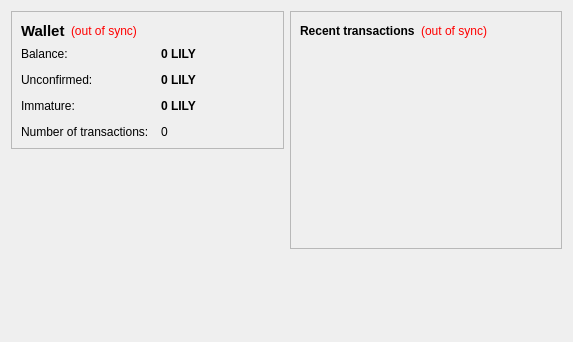
<?xml version="1.0" encoding="UTF-8"?>
<ui version="4.0">
 <class>OverviewPage</class>
 <widget class="QWidget" name="OverviewPage">
  <property name="geometry">
   <rect>
    <x>0</x>
    <y>0</y>
    <width>573</width>
    <height>342</height>
   </rect>
  </property>
  <property name="windowTitle">
   <string>Form</string>
  </property>
  <layout class="QHBoxLayout" name="horizontalLayout" stretch="1,1">
   <item>
    <layout class="QVBoxLayout" name="verticalLayout_2">
     <item>
      <widget class="QFrame" name="frame">
       <property name="frameShape">
        <enum>QFrame::StyledPanel</enum>
       </property>
       <property name="frameShadow">
        <enum>QFrame::Raised</enum>
       </property>
       <layout class="QVBoxLayout" name="verticalLayout_4">
        <item>
         <layout class="QHBoxLayout" name="horizontalLayout_4">
          <item>
           <widget class="QLabel" name="label_5">
            <property name="font">
             <font>
              <pointsize>11</pointsize>
              <weight>75</weight>
              <bold>true</bold>
             </font>
            </property>
            <property name="text">
             <string>Wallet</string>
            </property>
           </widget>
          </item>
          <item>
           <widget class="QLabel" name="labelWalletStatus">
            <property name="toolTip">
             <string>The displayed information may be out of date. Your wallet automatically synchronizes with the lilycoin network after a connection is established, but this process has not completed yet.</string>
            </property>
            <property name="styleSheet">
             <string notr="true">QLabel { color: red; }</string>
            </property>
            <property name="text">
             <string notr="true">(out of sync)</string>
            </property>
            <property name="alignment">
             <set>Qt::AlignLeading|Qt::AlignLeft|Qt::AlignVCenter</set>
            </property>
           </widget>
          </item>
          <item>
           <spacer name="horizontalSpacer_2">
            <property name="orientation">
             <enum>Qt::Horizontal</enum>
            </property>
            <property name="sizeHint" stdset="0">
             <size>
              <width>40</width>
              <height>20</height>
             </size>
            </property>
           </spacer>
          </item>
         </layout>
        </item>
        <item>
         <layout class="QFormLayout" name="formLayout_2">
          <property name="fieldGrowthPolicy">
           <enum>QFormLayout::AllNonFixedFieldsGrow</enum>
          </property>
          <property name="horizontalSpacing">
           <number>12</number>
          </property>
          <property name="verticalSpacing">
           <number>12</number>
          </property>
          <item row="0" column="0">
           <widget class="QLabel" name="label">
            <property name="text">
             <string>Balance:</string>
            </property>
           </widget>
          </item>
          <item row="0" column="1">
           <widget class="QLabel" name="labelBalance">
            <property name="font">
             <font>
              <weight>75</weight>
              <bold>true</bold>
             </font>
            </property>
            <property name="cursor">
             <cursorShape>IBeamCursor</cursorShape>
            </property>
            <property name="toolTip">
             <string>Your current balance</string>
            </property>
            <property name="text">
             <string notr="true">0 LILY</string>
            </property>
            <property name="textInteractionFlags">
             <set>Qt::LinksAccessibleByMouse|Qt::TextSelectableByKeyboard|Qt::TextSelectableByMouse</set>
            </property>
           </widget>
          </item>
          <item row="1" column="0">
           <widget class="QLabel" name="label_3">
            <property name="text">
             <string>Unconfirmed:</string>
            </property>
           </widget>
          </item>
          <item row="1" column="1">
           <widget class="QLabel" name="labelUnconfirmed">
            <property name="font">
             <font>
              <weight>75</weight>
              <bold>true</bold>
             </font>
            </property>
            <property name="cursor">
             <cursorShape>IBeamCursor</cursorShape>
            </property>
            <property name="toolTip">
             <string>Total of transactions that have yet to be confirmed, and do not yet count toward the current balance</string>
            </property>
            <property name="text">
             <string notr="true">0 LILY</string>
            </property>
            <property name="textInteractionFlags">
             <set>Qt::LinksAccessibleByMouse|Qt::TextSelectableByKeyboard|Qt::TextSelectableByMouse</set>
            </property>
           </widget>
          </item>
          <item row="3" column="0">
           <widget class="QLabel" name="label_2">
            <property name="text">
             <string>Number of transactions:</string>
            </property>
           </widget>
          </item>
          <item row="3" column="1">
           <widget class="QLabel" name="labelNumTransactions">
            <property name="toolTip">
             <string>Total number of transactions in wallet</string>
            </property>
            <property name="text">
             <string notr="true">0</string>
            </property>
           </widget>
          </item>
          <item row="2" column="0">
           <widget class="QLabel" name="labelImmatureText">
            <property name="text">
             <string>Immature:</string>
            </property>
           </widget>
          </item>
          <item row="2" column="1">
           <widget class="QLabel" name="labelImmature">
            <property name="font">
             <font>
              <weight>75</weight>
              <bold>true</bold>
             </font>
            </property>
            <property name="toolTip">
             <string>Mined balance that has not yet matured</string>
            </property>
            <property name="text">
             <string notr="true">0 LILY</string>
            </property>
            <property name="textInteractionFlags">
             <set>Qt::LinksAccessibleByMouse|Qt::TextSelectableByKeyboard|Qt::TextSelectableByMouse</set>
            </property>
           </widget>
          </item>
         </layout>
        </item>
       </layout>
      </widget>
     </item>
     <item>
      <spacer name="verticalSpacer">
       <property name="orientation">
        <enum>Qt::Vertical</enum>
       </property>
       <property name="sizeHint" stdset="0">
        <size>
         <width>20</width>
         <height>40</height>
        </size>
       </property>
      </spacer>
     </item>
    </layout>
   </item>
   <item>
    <layout class="QVBoxLayout" name="verticalLayout_3">
     <item>
      <widget class="QFrame" name="frame_2">
       <property name="frameShape">
        <enum>QFrame::StyledPanel</enum>
       </property>
       <property name="frameShadow">
        <enum>QFrame::Raised</enum>
       </property>
       <layout class="QVBoxLayout" name="verticalLayout">
        <item>
         <layout class="QHBoxLayout" name="horizontalLayout_2">
          <item>
           <widget class="QLabel" name="label_4">
            <property name="text">
             <string>&lt;b&gt;Recent transactions&lt;/b&gt;</string>
            </property>
           </widget>
          </item>
          <item>
           <widget class="QLabel" name="labelTransactionsStatus">
            <property name="toolTip">
             <string>The displayed information may be out of date. Your wallet automatically synchronizes with the lilycoin network after a connection is established, but this process has not completed yet.</string>
            </property>
            <property name="styleSheet">
             <string notr="true">QLabel { color: red; }</string>
            </property>
            <property name="text">
             <string notr="true">(out of sync)</string>
            </property>
            <property name="alignment">
             <set>Qt::AlignRight|Qt::AlignTrailing|Qt::AlignVCenter</set>
            </property>
           </widget>
          </item>
          <item>
           <spacer name="horizontalSpacer">
            <property name="orientation">
             <enum>Qt::Horizontal</enum>
            </property>
            <property name="sizeHint" stdset="0">
             <size>
              <width>40</width>
              <height>20</height>
             </size>
            </property>
           </spacer>
          </item>
         </layout>
        </item>
        <item>
         <widget class="QListView" name="listTransactions">
          <property name="styleSheet">
           <string notr="true">QListView { background: transparent; }</string>
          </property>
          <property name="frameShape">
           <enum>QFrame::NoFrame</enum>
          </property>
          <property name="verticalScrollBarPolicy">
           <enum>Qt::ScrollBarAlwaysOff</enum>
          </property>
          <property name="horizontalScrollBarPolicy">
           <enum>Qt::ScrollBarAlwaysOff</enum>
          </property>
          <property name="selectionMode">
           <enum>QAbstractItemView::NoSelection</enum>
          </property>
         </widget>
        </item>
       </layout>
      </widget>
     </item>
     <item>
      <spacer name="verticalSpacer_2">
       <property name="orientation">
        <enum>Qt::Vertical</enum>
       </property>
       <property name="sizeHint" stdset="0">
        <size>
         <width>20</width>
         <height>40</height>
        </size>
       </property>
      </spacer>
     </item>
    </layout>
   </item>
  </layout>
 </widget>
 <resources/>
 <connections/>
</ui>
